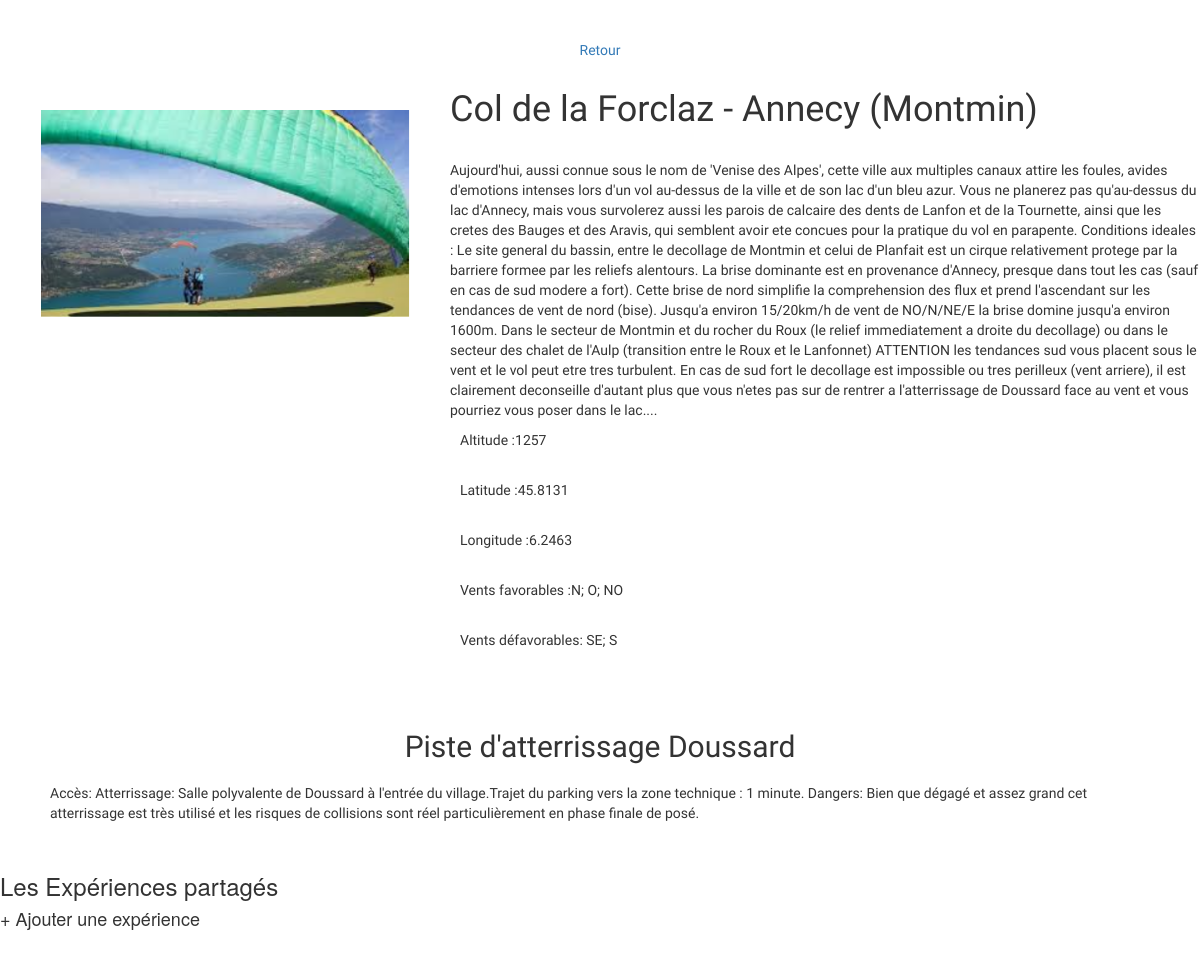
The app's page /descriptionSite.php?site=1 with its own data.
### tables this page shows
CREATE TABLE IF NOT EXISTS `site` (
  `id_site` int(11) NOT NULL AUTO_INCREMENT,
  `site_name` varchar(50) NOT NULL,
  `site_location` varchar(50) NOT NULL,
  `site_picture` varchar(50) NOT NULL DEFAULT 'img/iconeimage.png',
  `site_description` mediumtext NOT NULL,
  `site_altitude` int(11) NOT NULL,
  `site_favourable_winds` varchar(20) NOT NULL,
  `site_unfavourable_winds` varchar(20) NOT NULL,
  `site_latitude` float NOT NULL,
  `site_longitude` float NOT NULL,
  `site_region` varchar(255) NOT NULL,
  `site_filtre_altitude` varchar(255) NOT NULL,
  PRIMARY KEY (`id_site`)
);

CREATE TABLE IF NOT EXISTS `site_landing` (
  `id_site_landing` int(11) NOT NULL AUTO_INCREMENT,
  `id_site` int(11) NOT NULL,
  `site_landing_name` varchar(50) NOT NULL,
  `site_landing_longitude` float NOT NULL,
  `site_landing_lattitude` float NOT NULL,
  `site_landing_altitude` int(11) NOT NULL,
  `site_landing_description` text NOT NULL,
  PRIMARY KEY (`id_site_landing`),
  KEY `id_site` (`id_site`)
);

### conf.php (called while the page is built)
<?php
    $techno='mysql';
    $location='host=localhost';
    $dbname='parapente';
    $user='root';
    $password='';

### class/GestionSite.php (called while the page is built, shortened)
<?php
require_once('Site.php');
class GestionSite extends Site{
    public static $db;
    public function __construct(){
        try
        {
            include("conf.php");
            self::$db = new PDO("$techno:$location;dbname=$dbname;", $user, $password);
        }
        catch(Exception $e)
        {
                die('Erreur : '.$e->getMessage());
        }
    }
    public function displaySite($_sql){
        $data = array();
        $req = self::$db->prepare($_sql);
        $status = $req->execute();
        while ($site = $req->fetch()) {
            $sites = new Site();
            $sites->setName($site["site_name"]);
            $sites->setLocation($site["site_location"]);
            $sites->setIdSite($site["id_site"]);
            $sites->setPicture($site["site_picture"]);
            $sites->setDescription($site["site_description"]);
            $sites->setAltitude($site["site_altitude"]);
            $sites->setLatitude($site["site_latitude"]);
            $sites->setLongitude($site["site_longitude"]);
            $sites->setFavourableWinds($site["site_favourable_winds"]);
            $sites->setUnfavourableWinds($site["site_unfavourable_winds"]);
            $sites->setRegion($site["site_region"]);
            $sites->setFiltreAltitude($site["site_filtre_altitude"]);
            array_push($data,$sites);
        }
            return $data;
    }
    public function displayLandingSite($_sql){
        $data = array();
        $req = self::$db->prepare($_sql);
        $status = $req->execute();
        while ($site = $req->fetch()) {
            $sites = new Site();
            $sites->setName($site["site_landing_name"]);
            $sites->setIdSite($site["id_site"]);
            $sites->setId($site["id_site_landing"]);
            $sites->setDescription($site["site_landing_description"]);
            array_push($data,$sites);
        }
            return $data;
    }
}

### class/Site.php (called while the page is built, shortened)
<?php
class Site {
  protected $_name;
  protected $_location;
  protected $_description;
  protected $_altitude;
  protected $_latitude;
  protected $_longitude;
  protected $_picture;
  protected $_favourableWinds;
  protected $_unfavourableWinds;
  public function getName()
  {
    return $this->_name;
  }
  public function getLocation()
  {
    return $this->_location;
  }
  public function getPicture()
  {
    return $this->_picture;
  }
  public function getDescription()
  {
    return $this->_description;
  }
  public function getAltitude()
  {
    return $this->_altitude;
  }
  public function getLatitude()
  {
    return $this->_latitude;
  }
  public function getLongitude()
  {
    return $this->_longitude;
  }
  public function getFavourableWinds()
  {
    return $this->_favourableWinds;
  }
  public function getUnfavourableWinds()
  {
    return $this->_unfavourableWinds;
  }
  public function setId($_id)
  {
    $_id = (int) $_id;
  }
  public function setIdSite($_idSite)
  {
    $_idSite = (int) $_idSite;
  }
  public function setName($_name)
  {
    if (is_string($_name))
    {
      $this->_name = $_name;
    }
  }
  public function setLocation($_location)
  {
    if (is_string($_location))
    {
      $this->_location = $_location;
    }
  }
  public function setDescription($_description)
  {
    if (is_string($_description))
    {
      $this->_description = $_description;
    }
  }
  public function setAltitude($_altitude)
  {
    $_altitude = (float) $_altitude;
    if ($_altitude > 0)
    {
      $this->_altitude = $_altitude;
    }
  }
  public function setLatitude($_latitude)
  {
    $_latitude = (float) $_latitude;
    if ($_latitude > 0)
    {
      $this->_latitude = $_latitude;
    }
  }
  public function setLongitude($_longitude)
  {
    $_longitude = (float) $_longitude;
    $this->_longitude = $_longitude;
  }
  public function setPicture($_picture)
  {
    if (is_string($_picture))
    {
      $this->_picture = $_picture;
    }
  }
  public function setFavourableWinds($_favourableWinds)
  {
    if (is_string($_favourableWinds))
    {
      $this->_favourableWinds = $_favourableWinds;
    }
  }
  public function setUnfavourableWinds($_unfavourableWinds)
  {
    if (is_string($_unfavourableWinds))
    {
      $this->_unfavourableWinds = $_unfavourableWinds;
    }
  }
}

### descriptionSite.php (the view, shortened to what this page needs)
<!DOCTYPE html>
<html lang="en">
    <?php include("header.php"); ?>
    <body>
        <a href="SiteDeco.php"> Retour </a>
        <?php
            $id=$_GET['site'];
            require_once('class/GestionSite.php');
            $sites = new GestionSite();
            $data = $sites->displaySite("SELECT * FROM site WHERE id_site = $id");
            foreach($data as $site) {
            ?>
                <section id="displayDescriptionSite">
                    <div>
                        <?php
                        echo '<img src="'. $site->getPicture() . '"/>';
                        ?>
                    </div>
                    <div id="descriptionSite">
                        <h1><?php echo ucfirst($site->getName()); ?> -
                        <?php echo ucfirst($site->getLocation()); ?></h1>
                        <?php echo utf8_encode($site->getDescription());
                         echo '<p> Altitude :'.$site->getAltitude().' </p> ';
                         echo '<p> Latitude :'.$site->getLatitude().' </p> ';
                         echo '<p> Longitude :'.$site->getLongitude().' </p> ';
                         echo '<p> Vents favorables :'. $site->getFavourableWinds().'</p>';
                         echo '<p> Vents défavorables: '. $site->getUnfavourableWinds().'</p>';
                        ?>
                    </div>
            <?php
            }
            ?>
                </section>
            <?php
                $sites = new GestionSite();
                $data = $sites->displayLandingSite("SELECT * FROM site_landing WHERE id_site = $id");
                foreach($data as $site) {
            ?>
            <div id="descriptionLandingSite">
                <h2>Piste d'atterrissage  <?php echo ucfirst($site->getName()); ?></h2>
                <?=utf8_encode($site->getDescription());
                }
                ?>
            </div>
        <h3> Les Expériences partagés </h3>
        <h4 id="shareExperience"> + Ajouter une expérience </h4>
    <body>
<html>

### css/style.css (style rules this page uses)
* { box-sizing: border-box; margin: 0%; font-family: 'Vidaloka', serif; }
#titleWebsite > div, h2,a, .caption { display: flex; align-items: center; justify-content: center; padding: 10px ; }
section img { padding-right: 30px; width: 120px; }
#descriptionSite { display: flex; flex-direction: column; width: 900px; }
#displayDescriptionSite { display: flex; }
#displayDescriptionSite img { width: 450px; padding: 40px; }
h1, h4 { padding-bottom: 20px; }
p { padding: 10px; }
a { margin-top: 30px; }
#descriptionLandingSite { margin: 50px; }

### records on screen
site: site_picture (picture), site_name "Col de la Forclaz", site_location "Annecy (Montmin)", site_description "Aujourd'hui, aussi connue sous le nom de 'Venise des Alpes', cette ville aux multiples canaux attire les foules, avides d'emotions intenses lors d'un vol au-dessus de la ville et de son lac d'un bleu azur. Vous ne planerez pas qu'au-dessus du lac d'Annecy, mais vous survolerez aussi les parois de calcaire des dents de Lanfon et de la Tournette, ainsi que les cretes des Bauges et des Aravis, qui semblent avoir ete concues pour la pratique du vol en parapente. Conditions ideales : Le site general du bassin, entre le decollage de Montmin et celui de Planfait est un cirque relativement protege par la barriere formee par les reliefs alentours. La brise dominante est en provenance d'Annecy,…", site_altitude "1257", site_latitude "45.8131", site_longitude "6.2463", site_favourable_winds "N; O; NO", site_unfavourable_winds "SE; S"
site_landing: site_landing_name "Doussard", site_landing_description "Accès: Atterrissage: Salle polyvalente de Doussard à l'entrée du village.Trajet du parking vers la zone technique : 1 minute. Dangers: Bien que dégagé et assez grand cet atterrissage est très utilisé et les risques de collisions sont réel particulièrement en phase finale de posé."
